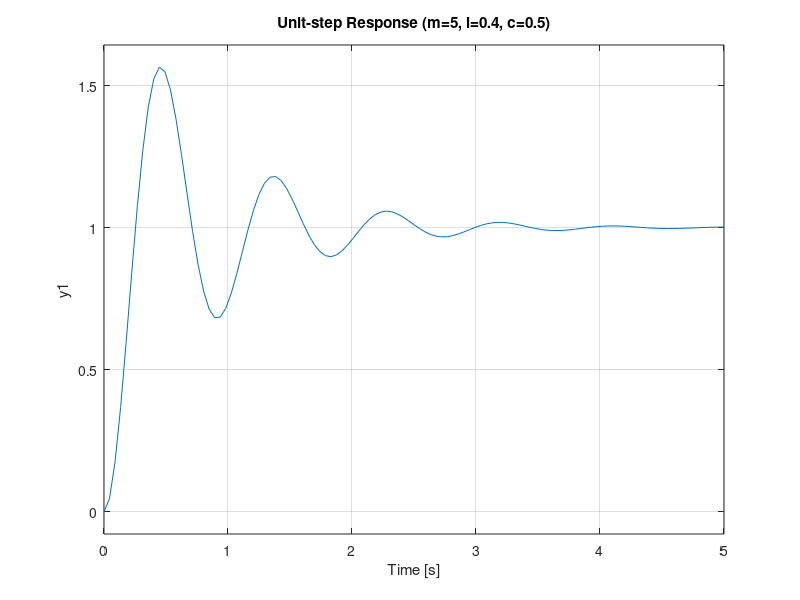

The MATLAB script that drew this image: (Note: this script raises an error after producing the figure.)
% Control_lab2_ex1.m
% Lab2 Task I: 二阶摆系统建模、时域响应与极点分析

clear; close all; clc;

%% 1. 基础参数
m0 = 5;        % 质量 (kg)
l0 = 0.4;      % 摆长 (m)
c0 = 0.5;      % 阻尼系数 (N·m·s/rad)
g  = 9.81;     % 重力加速度 (m/s^2)

%% 2. 计算惯量、ω_n、ζ
I0  = m0*(l0/2)^2;                          % 转动惯量
wn0 = sqrt( (m0*g*l0/2) / I0 );             % 无阻尼固有频率
xi0 = c0 / (2*I0*wn0);                      % 阻尼比
wd0 = wn0*sqrt(1 - xi0^2);                  % 阻尼振荡频率

%% 3. 构造标准二阶传递函数
sys0 = tf( wn0^2, [1, 2*xi0*wn0, wn0^2] );

%% 4. 单位阶跃响应 & 性能指标
figure;
step(sys0);
title('Unit-step Response (m=5, l=0.4, c=0.5)');
grid on;

info0 = stepinfo(sys0);
fprintf('\n【Base case】\n');
fprintf('  Rise time   : %.3f s\n', info0.RiseTime);
fprintf('  Peak time   : %.3f s\n', info0.PeakTime);
fprintf('  Settling time: %.3f s\n', info0.SettlingTime);
fprintf('  Overshoot   : %.2f %%\n', info0.Overshoot);

%% 5. 极点–零点图
figure;
pzmap(sys0);
title('Pole-Zero Map (base case)');
grid on;

%% 6. 参数敏感性分析
tests = { ...
  'm', [5, 10];      % 质量 m
  'l', [0.4, 0.8];   % 摆长 l
  'c', [0.5, 1.0]    % 阻尼 c
};

fprintf('\n【Sensitivity Analysis】\n');
for i = 1:size(tests,1)
  name = tests{i,1};
  vals = tests{i,2};
  for v = vals
    switch name
      case 'm'
        m = v; l = l0; c = c0;
      case 'l'
        m = m0; l = v; c = c0;
      case 'c'
        m = m0; l = l0; c = v;
    end
    I  = m*(l/2)^2;
    wn = sqrt((m*g*l/2)/I);
    xi = c/(2*I*wn);
    sys = tf(wn^2, [1, 2*xi*wn, wn^2]);
    info = stepinfo(sys);
    fprintf('  %s = %.2f → Tr=%.3f s, Tp=%.3f s, Ts=%.3f s, Mp=%.2f%%\n', ...
      name, v, info.RiseTime, info.PeakTime, info.SettlingTime, info.Overshoot);
  end
end
